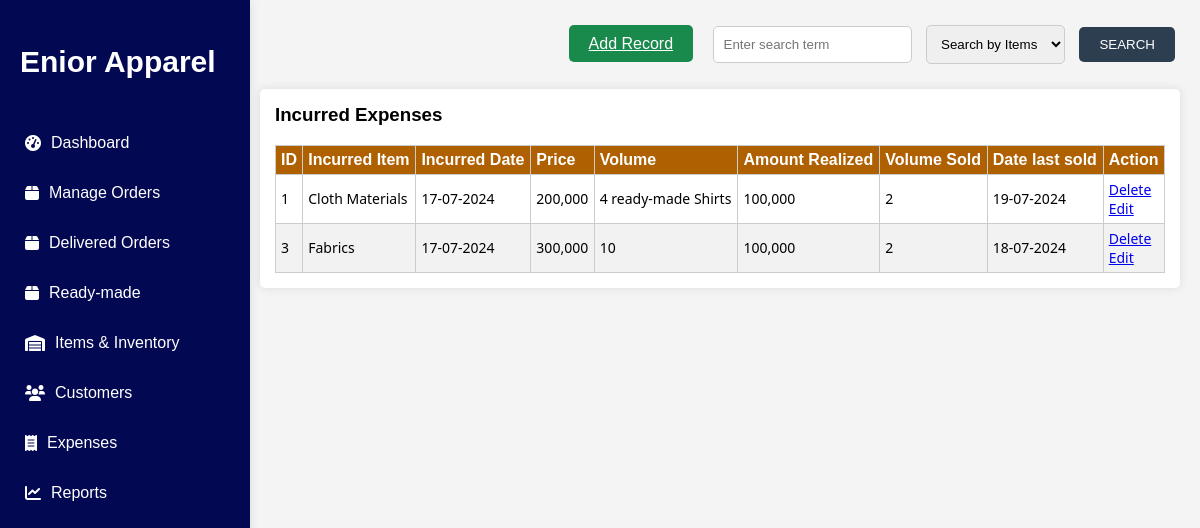
Page /ready_order on the committed database.
### app.py (models this page shows)
class IncExpenses(db.Model):
    id = db.Column(db.Integer, primary_key=True)
    inc_item = db.Column(db.String(100), nullable=True)
    inc_date = db.Column(db.DateTime, nullable=False)
    inc_price = db.Column(db.String(80), nullable=True)
    inc_vol = db.Column(db.String(80), nullable=True)
    amount_made = db.Column(db.String(20), nullable=False)
    vol_sold = db.Column(db.String(80), nullable=False)
    date_sold = db.Column(db.DateTime, nullable=True)

### app.py (the view)
@app.route('/ready_order', methods=['GET', 'POST'])
def ready_order():
    inc_expenses = []
    if request.method == 'POST':
        search_query = request.form.get('search_query', '').lower()
        search_type = request.form.get('search_type')
        start_date = request.form.get('start_date')
        end_date = request.form.get('end_date')
        inc_expenses = []
        for exp in IncExpenses.query.all():
            if search_type == 'item' and search_query in exp.inc_item:
                inc_expenses.append(exp)
            elif search_type == 'date':
                if start_date and end_date:
                    try:
                        start_date_obj = datetime.strptime(start_date, '%Y-%m-%d')
                        end_date_obj = datetime.strptime(end_date, '%Y-%m-%d')
                        start_date_obj = datetime.combine(start_date_obj, datetime.min.time())
                        end_date_obj = datetime.combine(end_date_obj, datetime.max.time())
                        if start_date_obj <= exp.inc_date <= end_date_obj:
                            inc_expenses.append(exp)
                    except ValueError:
                        print("Invalid date")
                elif search_query in exp.inc_date:
                    inc_expenses.append(exp)
    else:
        for exp in IncExpenses.query.all():
            inc_expenses.append(exp)
    formatted_inc = []
    for inc in inc_expenses:
        try:
            inc_dict = {
                'id': inc.id,
                'inc_item': inc.inc_item,
                'inc_date': inc.inc_date.strftime('%d-%m-%Y'),
                'inc_price': inc.inc_price,
                'inc_vol': inc.inc_vol,
                'amount_made': inc.amount_made,
                'vol_sold': inc.vol_sold,
                'date_sold': inc.date_sold.strftime('%d-%m-%Y')
            }
        except AttributeError:
            inc_dict = {
                'id': inc.id,
                'inc_item': inc.inc_item,
                'inc_date': inc.inc_date.strftime('%d-%m-%Y'),
                'inc_price': inc.inc_price,
                'inc_vol': inc.inc_vol,
                'amount_made': inc.amount_made,
                'vol_sold': inc.vol_sold,
                'date_sold': None
            }
        formatted_inc.append(inc_dict)
    return render_template('ready_made.html', inc_expenses=formatted_inc)

### templates/ready_made.html (shortened to what this page needs)
<!DOCTYPE html>
<html lang="en">
<head>
    <link rel="stylesheet" href="https://cdnjs.cloudflare.com/ajax/libs/font-awesome/6.0.0-beta3/css/all.min.css">
    <link rel="stylesheet" href="{{ url_for('static', filename='styles.css') }}">
</head>
<body>
    <div class="container">
        <nav class="sidebar">
            <h1>Enior Apparel</h1>
            <ul>
                <li><a href="{{ url_for('index') }}"><i class="fas fa-tachometer-alt"></i> Dashboard</a></li>
                <li><a href="{{ url_for('create_order') }}"><i class="fas fa-box"></i> Manage Orders</a></li>
                <li><a href="{{ url_for('delivered_order') }}"><i class="fas fa-box"></i> Delivered Orders</a></li>
                <li><a href="{{ url_for('ready_order') }}"><i class="fas fa-box"></i> Ready-made</a></li>
                <li><a href="{{ url_for('items') }}"><i class="fas fa-warehouse"></i> Items & Inventory</a></li>
                <li><a href="{{ url_for('view_customer') }}"><i class="fas fa-users"></i> Customers</a></li>
                <li><a href="{{ url_for('view_expenses') }}"><i class="fas fa-receipt"></i> Expenses</a></li>
                <li><a href="{{ url_for('reports') }}"><i class="fas fa-chart-line"></i> Reports</a></li>
            </ul>
        </nav>
        <div class="main-content">
            <div class="order-header">
                <form method="post" action="{{ url_for('ready_order') }}">
                    <a href="{{ url_for('add_ready') }}" class="create-new-order">Add Record</a>
                    <input type="text" name="search_query" placeholder="Enter search term" class="search-input" id="searchInput">
                    <select name="search_type" class="search-select", id="searchType">
                        <option value="item">Search by Items</option>
                    </select>
                    <button type="submit" class="search-button">SEARCH</button>
                </form>
            </div>
            <div class="order-list">
                <h3>Incurred Expenses</h3>
                <table>
                    <thead>
                        <tr>
                            <th>ID</th>
                            <th>Incurred Item</th>
                            <th>Incurred Date</th>
                            <th>Price</th>
                            <th>Volume</th>
                            <th>Amount Realized</th>
                            <th>Volume Sold</th>
                            <th>Date last sold</th>
                            <th>Action</th>
                        </tr>
                    </thead>
                    <tbody>
                        {% if inc_expenses %}
                            {% for exp in inc_expenses %}
                                <tr>
                                    <td>{{ exp.id }}
                                    <td>{{ exp.inc_item }}</td>
                                    <td>{{ exp.inc_date }}</td>
                                    <td>{{ exp.inc_price }}</td>
                                    <td>{{ exp.inc_vol }}</td>
                                    <td>{{ exp.amount_made }}</td>
                                    <td>{{ exp.vol_sold }}</td>
                                    <td>{{ exp.date_sold }}</td>
                                    <td>
                                        <a href="/delete_inc_expenses/{{exp.id}}">Delete</a>
                                        <br/>
                                        <a href="/edit_inc_expenses/{{exp.id}}">Edit</a>
                                    </td>
                                </tr>
                            {% endfor %}
                        {% else %}
                            <tr>
                                <td colspan="9">No Incurred Expenses</td>
                            </tr>
                        {% endif %}
                    </tbody>
                </table>
            </div>
        </div>
    </div>
</body>
</html>

### static/styles.css (style rules this page uses)
body { font-family: Arial, sans-serif; margin: 0; padding: 0; background-color: #f4f4f4; }
.container { display: flex; }
.sidebar { width: 220px; height: calc(100vh - 30px); position: fixed; background-color: rgb(3, 8, 83); color: white; box-shadow: 0 0 10px rgba(0, 0, 0, 0.1); padding: 15px; }
.sidebar h1 { text-align: left; font-family: 'Trebuchet MS', 'Lucida Sans Unicode', 'Lucida Grande', 'Lucida Sans', Arial, sans-serif; color: white; font-size: 30px; margin-bottom: 40px; border-radius: 5px; padding: 5px; }
.sidebar ul { list-style-type: none; padding: 0; }
.sidebar ul li { margin: 12px 0; }
.sidebar ul li a { color: white; text-decoration: none; display: flex; align-items: center; padding: 10px; transition: background 0.3s; }
.sidebar ul li a i { margin-right: 10px; }
.main-content { flex: 1; padding: 20px; margin-left: 240px; }
.main-content { flex: 1; padding: 20px; }
.order-header { display: flex; align-items: center; margin-bottom: 20px; }
.search-input { flex: 2; padding: 10px; margin-right: 10px; border-radius: 5px; border: 1px solid #ccc; }
.search-select { padding: 10px; margin-right: 10px; border-radius: 5px; border: 1px solid #ccc; }
.search-button { background-color: #2c3e50; color: white; border: none; padding: 10px 20px; cursor: pointer; border-radius: 5px; }
.result-list table, th, td { border: 1px solid #ccc; }
body { font-family: Arial, sans-serif; }
.orders-due table, th, td { border: 1px solid #ccc; }
.orders-due th, td { padding: 10px; text-align: left; font-size: small; font-family: 'Segoe UI', Tahoma, Geneva, Verdana, sans-serif; }
.recent-orders table, th, td { border: 1px solid #ccc; }
.recent-orders th, td { padding: 10px; text-align: left; font-size: small; font-family: 'Segoe UI', Tahoma, Geneva, Verdana, sans-serif; }
.item-list table, th, td { border: 0.5px solid #ccc; }
.order-list { background-color: white; padding: 15px; border-radius: 5px; box-shadow: 0 0 10px rgba(0, 0, 0, 0.1); }
.order-list h3 { margin-top: 0; }
.order-list table { width: 100%; border-collapse: collapse; }
.order-list table, th, td { border: 1px solid #ccc; }
.order-list th { padding: 5px; text-align: left; font-size: 16px; background-color: rgb(175, 97, 1); color: white; }
.order-list td { padding: 5px; text-align: left; font-size: 14px; }
.order-list tr:nth-child(even) { background-color: #f2f2f2; }
.create-new-order { background-color: #19894c; color: white; border: none; padding: 10px 20px; margin-right: 10px; cursor: pointer; border-radius: 5px; }
.customer-list table, th, td { border: 1px solid #ccc; }
.search-input, .search-select, .search-button, .date-input { margin: 5px; }

### rows in the picture
IncExpenses: id "1", inc_item "Cloth Materials", inc_date "17-07-2024", inc_price "200,000", inc_vol "4 ready-made Shirts", amount_made "100,000", vol_sold "2", date_sold "19-07-2024"
IncExpenses: id "3", inc_item "Fabrics", inc_date "17-07-2024", inc_price "300,000", inc_vol "10", amount_made "100,000", vol_sold "2", date_sold "18-07-2024"
